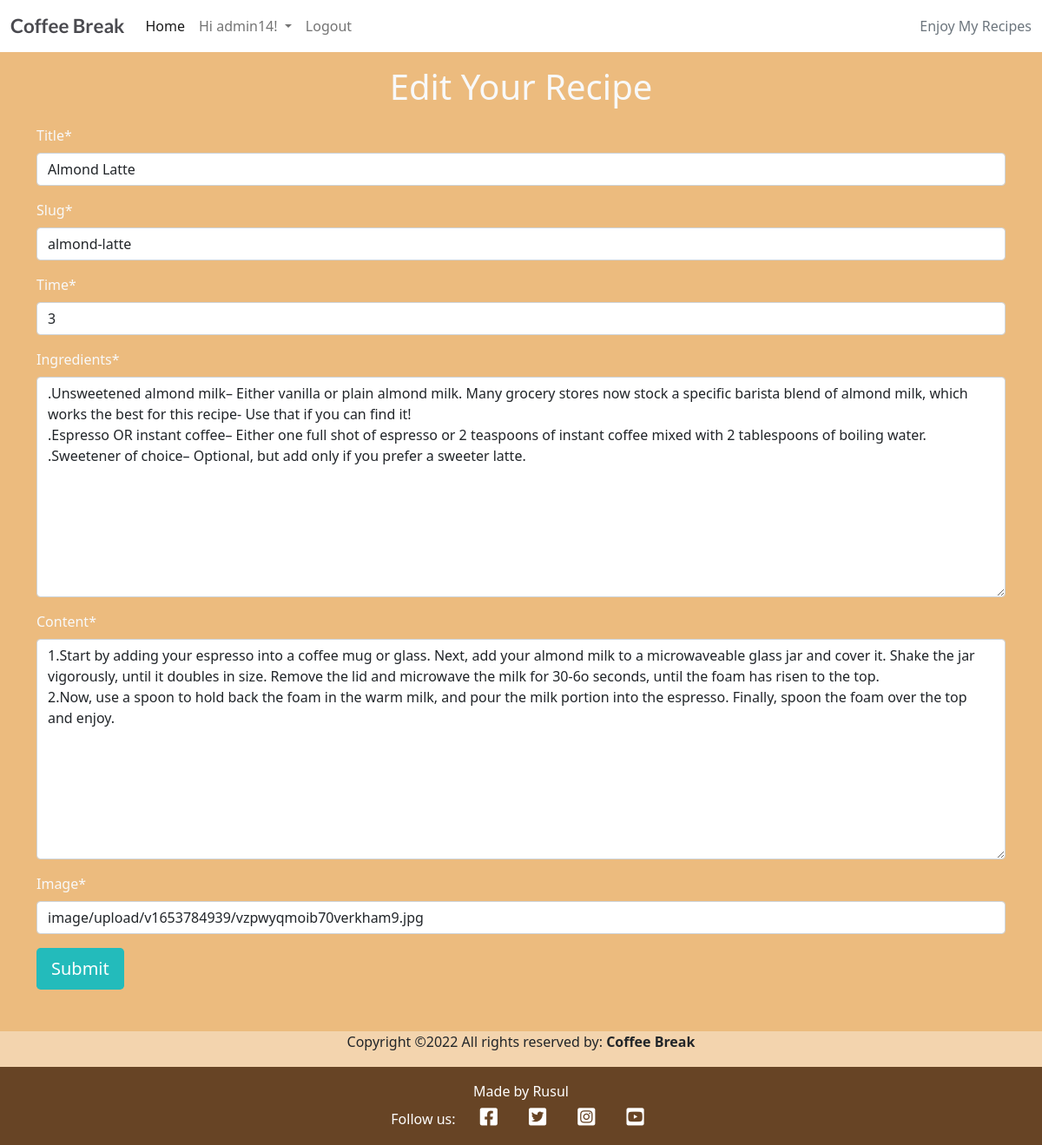
Page /edit_recipe/almond-latte (signed in) on the committed database.
### coffeeblog/models.py (models this page shows, shortened)
class Post(models.Model):
    title = models.CharField(max_length=200, unique=True)
    slug = models.SlugField(max_length=200)
    author = models.ForeignKey(
        User, on_delete=models.CASCADE, related_name="blog_posts")
    updated_on = models.DateTimeField(auto_now=True)
    ingredients = models.TextField(default="")
    content = models.TextField(default="")
    time = models.IntegerField(default=0)
    featured_image = CloudinaryField('image', default='placeholder')
    excerpt = models.TextField(blank=True)
    created_on = models.DateTimeField(auto_now_add=True)
    status = models.IntegerField(choices=STATUS, default=0)
    likes = models.ManyToManyField(
        User, related_name='blogpost_likes', blank=True)
    class Meta:
        ordering = ['-created_on']

### coffeeblog/views.py (the view)
# urls.py: path('edit_recipe/<slug:slug>', views.edit_recipe, name='edit_recipe'),
def edit_recipe(request, slug):
    post = get_object_or_404(Post, slug=slug)
    recipe_form = RecipeForm(request.POST or None, instance=post)
    context = {
        "recipe_form": recipe_form,
        "post": post,
    }
    if request.method == "POST":
        recipe_form = RecipeForm(request.POST, instance=post)
        if recipe_form.is_valid():
            recipe = recipe_form.save(commit=False)
            recipe.author = request.user
            recipe.save()
            return redirect('home')
        else:
            return render(request, "base.html", context)
    else:
        return render(request, "edit_recipe.html", context)

### coffeeblog/forms.py
class RecipeForm(forms.ModelForm):
    class Meta:
        model = Post
        fields = ('title', 'slug', 'time', 'ingredients',
                  'content', 'featured_image',)

### templates/edit_recipe.html (shortened to what this page needs)
{% extends 'base.html' %}
{% load cloudinary %}
{% load crispy_forms_tags %}
{% load static %}
{% block content %}
    {% if user.is_authenticated %}
    <div class="container text-light">
        <div class="row">
            <div class="col mt-3 mb-5">
                <h1 class="text-center clack-text">Edit Your Recipe</h1>
                <form action="?action=save" method="post" style="margin-top: 1.3em;" enctype="multipart/form-data">
                    <div class="row">
                        <div class="col">
                            {{ recipe_form | crispy | safe }}
                        </div>
                    </div>
                    <button type="submit" class="btn btn-signup btn-lg green-btn">Submit</button>
                </form>
            </div>
        </div>
    </div>
    {% endif %}
{% endblock %}

### templates/base.html (shortened to what this page needs)
{% load static %}
<!DOCTYPE html>
<html class="h-100">
<head>
    <link rel="stylesheet" href="https://cdnjs.cloudflare.com/ajax/libs/font-awesome/5.15.3/css/all.min.css">
    <link href="https://cdn.jsdelivr.net/npm/bootstrap@5.0.1/dist/css/bootstrap.min.css" rel="stylesheet"
>
    <link rel="stylesheet" href="{% static 'css/style.css' %}">
</head>
<body class="d-flex flex-column h-100 main-bg">
    <nav class="navbar navbar-expand-lg navbar-light bg-white">
        <div class="container-fluid">
            <a class="navbar-brand" href="{% url 'home' %}"><span class="brand">Coffee Break</span></a>
            <div class="collapse navbar-collapse" id="navbarText">
                <ul class="navbar-nav me-auto mb-2 mb-lg-0">
                    <li class="nav-item">
                        <a class="nav-link active" aria-current="page" href="{% url 'home' %}">Home</a>
                    </li>
                    {% if user.is_authenticated %}
                    <li class="nav-item dropdown nav-style">
                        <a class="nav-link dropdown-toggle welcome" href="#" id="navbarDropdown" role="button"
                            data-bs-toggle="dropdown" aria-expanded="false">
                            <span class="welcome-usr">Hi {{ user.username }}!</span>
                        </a>
                    <li class="nav-item">
                        <a class="nav-link" href="{% url 'account_logout' %}">Logout</a>
                    </li>
                    {% endif %}
                </ul>
                <span class="navbar-text text-muted">
                    Enjoy My Recipes
                </span>
            </div>
        </div>
    </nav>
    <main class="flex-shrink-0 main-bg">
        {% block content %}{% endblock content %}
    </main>
    <div class="row align-items-center">
        <div class="m-0 text-center text-white8">
            <p> Copyright &copy;2022 All rights reserved by:
                    <strong class="black-text">Coffee Break</strong>
                </p>
        </div>
    </div>
    <footer class="footer mt-auto py-3 dark-bg">
        <p class="m-0 text-center text-white">Made by Rusul</p>
        <p class="m-0 text-center text-white">Follow us: <a href="https://www.facebook.com" class="btn-floating btn-sm text-white"
            style="font-size: 23px;" aria-label="Social Link - Facebook" target="_blank"><i class="fab fa-facebook-square ms-3"></i></a>
            <a href="https://www.twitter.com" class="btn-floating btn-sm text-white"
            style="font-size: 23px;" aria-label="Social Link - Twitter" target="_blank"><i class="fab fa-twitter-square ms-3"></i></a>
            <a href="https://www.instagram.com" class="btn-floating btn-sm text-white"
            style="font-size: 23px;" aria-label="Social Link - Instagram" target="_blank"><i class="fab fa-instagram-square ms-3"></i></a>
            <a href="https://www.youtube.com" class="btn-floating btn-sm text-white"
            style="font-size: 23px;" aria-label="Social Link - YouTube" target="_blank"><i class="fab fa-youtube-square ms-3"></i></a></p>
    </footer>
</body>
</html>

### static/css/style.css (style rules this page uses)
body { background-color: #F9FAFC; background-repeat: no-repeat; }
.brand { font-family: Lato, sans-serif; font-size: 1.4rem; font-weight: 700; color: #4A4A4F; }
.dark-bg { background-color: #674425; }
.main-bg { background-color: #e1943566; }
.btn-signup { background-color: #23BBBB; color: #fff; }

### rows in the picture
Post: title "Almond Latte", slug "almond-latte", time "3", ingredients ".Unsweetened almond milk– Either vanilla or plain almond milk. Many grocery stores now stock a specific barista blend of almond milk, which works the best for this recipe- Use that if you can find it! .Espresso OR instant coffee– Either one full shot of espresso or 2 teaspoons of instant coffee mixed with 2 tablespoons of boiling water. .Sweetener of choice– Optional, but add only if you prefer a sweeter latte.", content "1.Start by adding your espresso into a coffee mug or glass. Next, add your almond milk to a microwaveable glass jar and cover it. Shake the jar vigorously, until it doubles in size. Remove the lid and microwave the milk for 30-6o seconds, until the foam has risen to the top. 2.Now, use a spoon to hold back the foam in the warm milk, and pour the milk portion into the espresso. Finally, spoon the foam over the top and enjoy.", featured_image "image/upload/v1653784939/vzpwyqmoib70verkham9.jpg"

### other values in the picture
{{ user.username }} "admin14"
